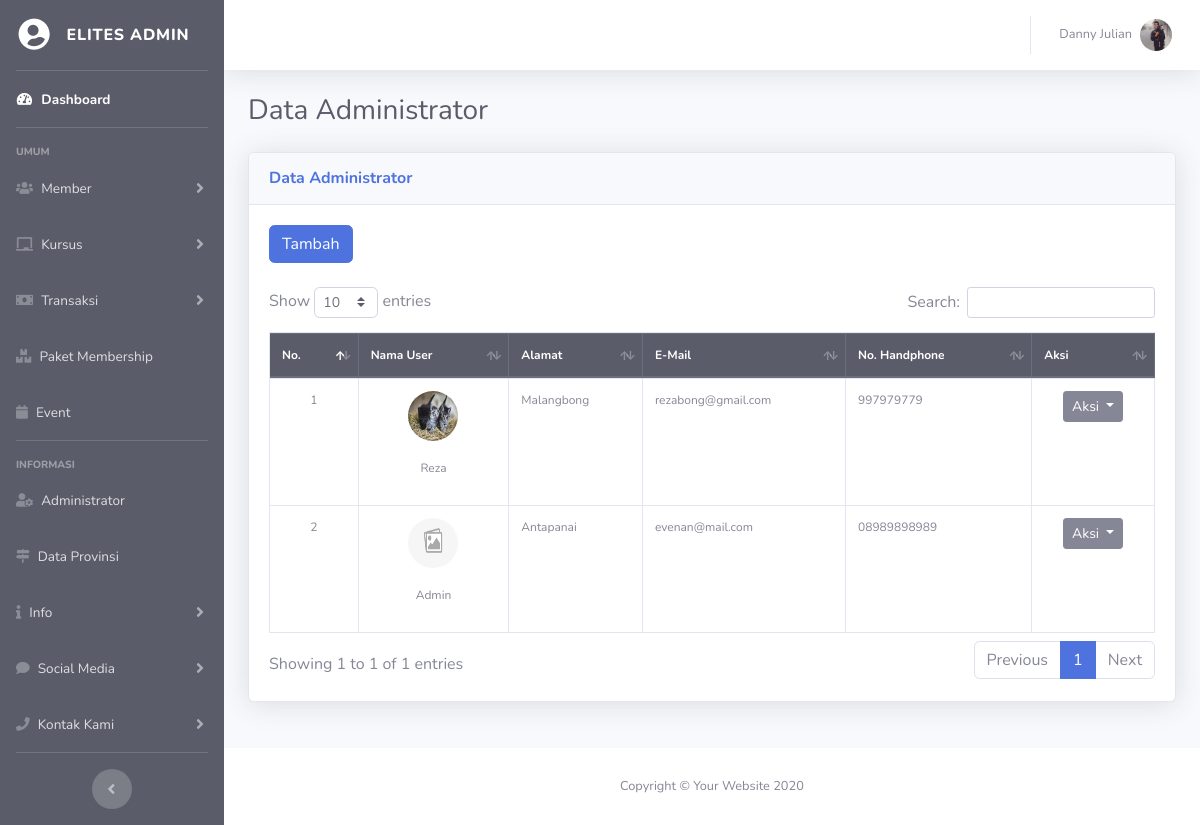
Before: /elit-admin/index.php?hal=user-data (signed in) with the older database file.
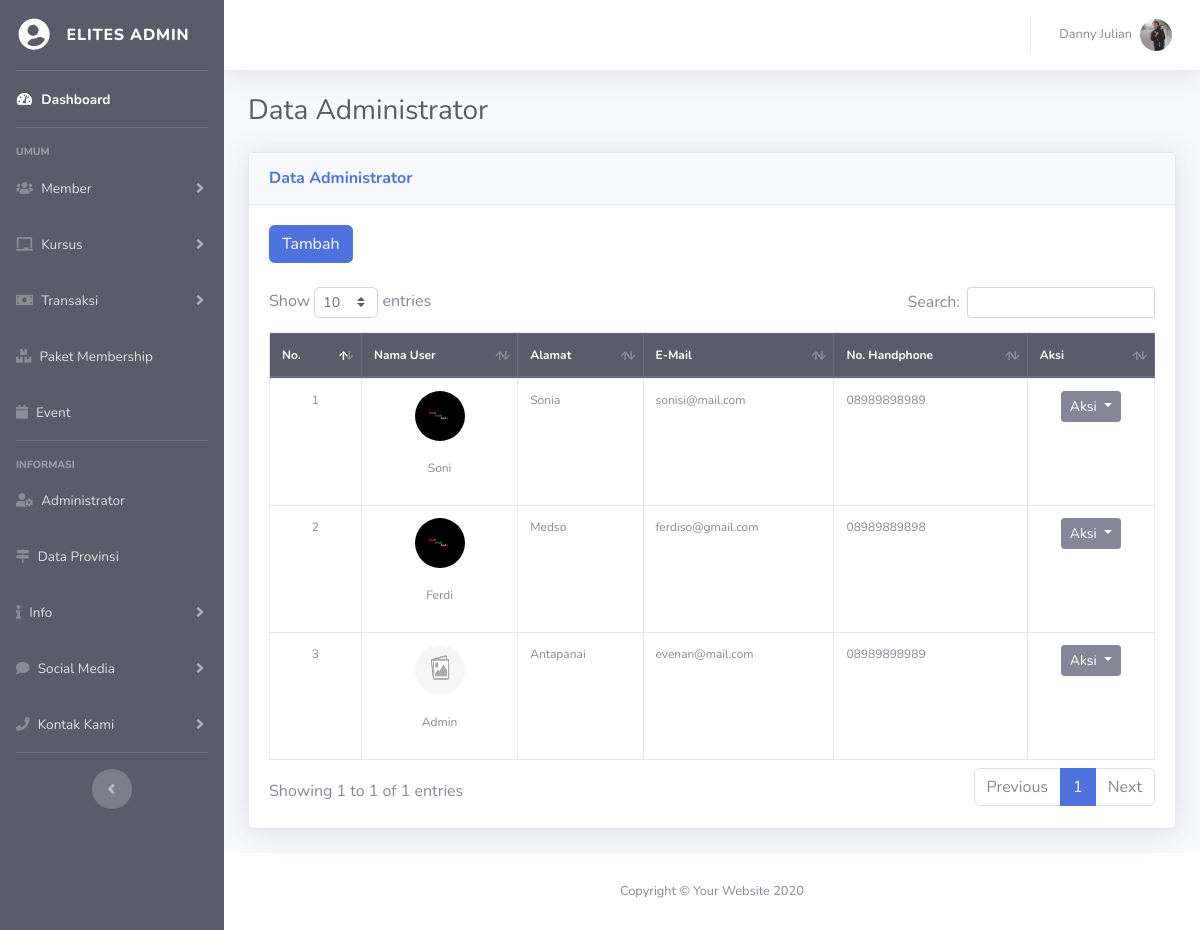
After: the same page with the newer database file.
### tables this page shows
CREATE TABLE `user` (
  `id_user` int(11) NOT NULL,
  `nama_user` varchar(50) NOT NULL,
  `alamat` text NOT NULL,
  `tgl_lahir` date NOT NULL,
  `jenis_kelamin` varchar(15) NOT NULL,
  `no_hp` varchar(15) NOT NULL,
  `email` varchar(50) NOT NULL,
  `password` varchar(15) NOT NULL,
  `foto` varchar(100) NOT NULL,
  `hak_akses` varchar(15) NOT NULL,
  `status` varchar(15) NOT NULL,
  `setuju` varchar(5) NOT NULL
);

### elit-admin/fungsi/fungsian.php (called while the page is built, shortened)
<?php
    function loncengNotif($a)
    {
        if ($a==0)
        {
            $isi = "";
        }
        return $isi;
    }
?>

### fungsional/data/isiData.php (called while the page is built, shortened)
<?php
    class isiData extends konfigurasi
    {
        public function perulanganData($q)
        {
            while ($a = mysqli_fetch_array($q))
            {
                $isi[]=$a;
            }
            return $isi;
        }
        public function hitungData($q)
        {
            $hitung = mysqli_num_rows($q);
            return $hitung;
        }
        public function eksekusiSQL($sqlnya)
        {
            $sambungannya=parent::sambungkan();
            $que = mysqli_query($sambungannya, $sqlnya);
            return $que;
        }
        public function tampilId($nama_tabel, $id, $val)
        {
            $sql = "SELECT *FROM $nama_tabel WHERE $id = '$val'";
            $que = $this->eksekusiSQL($sql);
            $kondisi = $this->perulanganData($que);
            return $kondisi;
        }
    }
?>

### elit-admin/fungsi/akun.php (called while the page is built, shortened)
<?php
    if (!empty($admin))
    {
        $tampil = $isi->tampilId("user", "id_user", "$admin");
    }
?>

### elit-admin/halaman/user-data.php (the view, shortened to what the changed rows need)
<div class="container-fluid teks12">
    <div class="d-sm-flex align-items-center justify-content-between mb-4">
        <h1 class="h3 mb-0 text-gray-800">Data Administrator</h1>
    </div>
    <div class="row">
        <div class="col-xl-12">
            <div class="card shadow mb-4">
                <div class="card-body">
                    <br><br>
                    <?php
                           $perintah = $isi->eksekusiSQl("SELECT *FROM user
                               WHERE hak_akses='Administrator'  ORDER BY id_user DESC");
                       $hitung   = $isi->hitungData($perintah);
                       if ($hitung == 0) {
                           pesanKosong();
                       } else {
                           echo
                               "
                          <div class='table-responsive'>
                               <table style='font-size:12px;' class='table table-bordered table-hover' id='dataTable' width='100%' cellspacing='0'>
                                   <thead class='thead-dark'>
                                       <tr>
                                           <th>No.</th>
                                           <th>Nama User</th>
                                           <th>Alamat</th>
                                           <th>E-Mail</th>
                                           <th>No. Handphone</th>
                                           <th>Aksi</th>
                                       </tr>
                                   </thead>
                           ";
                           $no = 1;
                           foreach ($perintah as $a) {
                               $nama   = $a['nama_user'];
                               $alamat = $a['alamat'];
                               $email  = $a['email'];
                               $nohp   = $a['no_hp'];
                               $foto   = $a['foto'];
                               $ius    = $a['id_user'];
                               if ($foto == 'Kosong') {
                                   $gambar = "<img class='rounded-circle' src='../img/nofoto.png' width='50' height='50'>";
                               } else {
                                   $tujuan = "../foto/user/$foto";
                                   $gambar =
                                       "   <a data-fancybox href='$tujuan' data-caption='$nama'>
                                           <img class='rounded-circle' src='$tujuan' width='50' height='50'>
                                       </a>
                                   ";
                               }
                               echo
                                   "
                                   <tbody>
                                       <tr>
                                           <td align='center'>$no</td>
                                           <td>
                                               <center>
                                                   $gambar
                                                   <br> <br>
                                                   <p>$nama</p>
                                               </center>
                                           </td>
                                           <td>$alamat</td>
                                           <td>$email</td>
                                           <td>$nohp</td>
                                           <td>
                                               <center>
                                                   <div class='btn-group' role='group'>
                                                       <button id='aksi' type='button' class='btn btn-secondary btn-sm dropdown-toggle' data-toggle='dropdown' aria-haspopup='true' aria-expanded='false'>
                                                       Aksi
                                                       </button>
                                                       <div class='dropdown-menu bg-success' aria-labelledby='aksi'>
                                                           <a class='dropdown-item' href='?hal=member-edit&id=$ius&mau=edit&untuk=admin'>Edit</a>
                                                           <a class='dropdown-item' href='?hal=member-respon&id=$ius&mau=hapus&untuk=admin&f=$foto'>Hapus</a>
                                                       </div>
                                                   </div>
                                               </center>
                                           </td>
                                       </tr>
                               ";
                               $no++;
                           }
                           echo
                               "
                                   </tbody>
                               </table>
                           </div>
                          ";
                       }
                       ?>
                </div>
            </div>
        </div>
    </div>
</div>

Changed rows visible on the page:
removed user: foto (picture), nama_user "Reza", alamat "Malangbong", email "rezabong@gmail.com", no_hp "997979779"
added user: foto (picture), nama_user "Soni", alamat "Sonia", email "sonisi@mail.com", no_hp "08989898989"
added user: foto (picture), nama_user "Ferdi", alamat "Medso", email "ferdiso@gmail.com", no_hp "08989889898"
